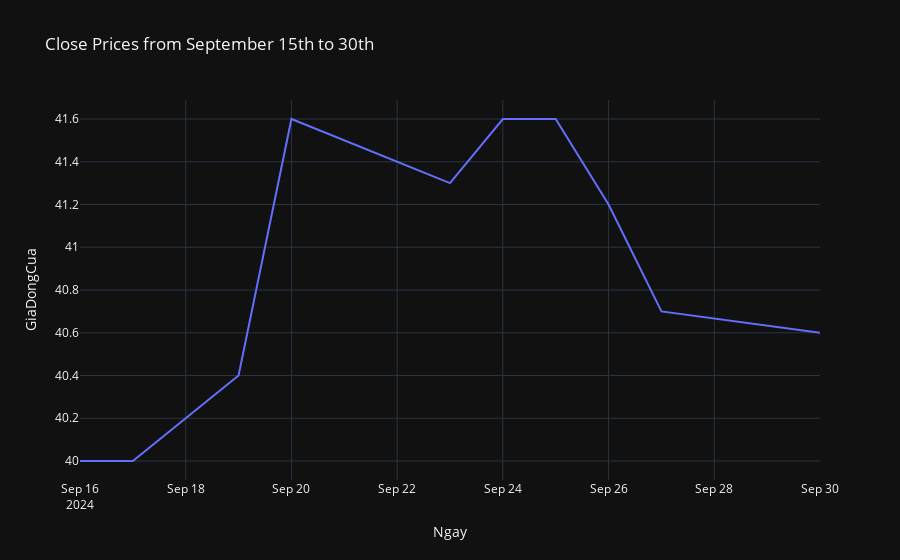

Notebook code for this chart:
### Markdown cell above
### Your line plot of close prices from September 15th to September 30th

### Code cell
from plotly.express import line, bar

start_date = Timestamp('2024-09-15')
end_date = Timestamp('2024-09-30')

closing_prices = data[(data['Ngay'] >= start_date) & (data['Ngay'] <= end_date)]

figure = line(closing_prices, x='Ngay', y='GiaDongCua', title='Close Prices from September 15th to 30th')
figure.show()

### Figure 1 — Plotly figure (JSON) as saved in the notebook; plotly's stock layout.template omitted (floating-point values rounded to 4 significant figures)
{"data": [{"hovertemplate": "Ngay=%{x}<br>GiaDongCua=%{y}<extra></extra>", "legendgroup": "", "line": {"color": "#636efa", "dash": "solid"}, "marker": {"symbol": "circle"}, "mode": "lines", "name": "", "orientation": "v", "showlegend": false, "x": ["2024-09-30T00:00:00", "2024-09-27T00:00:00", "2024-09-26T00:00:00", "2024-09-25T00:00:00", "2024-09-24T00:00:00", "2024-09-23T00:00:00", "2024-09-20T00:00:00", "2024-09-19T00:00:00", "2024-09-18T00:00:00", "2024-09-17T00:00:00", "2024-09-16T00:00:00"], "xaxis": "x", "y": [40.6, 40.7, 41.2, 41.6, 41.6, 41.3, 41.6, 40.4, 40.2, 40.0, 40.0], "yaxis": "y", "type": "scatter"}], "layout": {"xaxis": {"anchor": "y", "domain": [0.0, 1.0], "title": {"text": "Ngay"}}, "yaxis": {"anchor": "x", "domain": [0.0, 1.0], "title": {"text": "GiaDongCua"}}, "legend": {"tracegroupgap": 0}, "title": {"text": "Close Prices from September 15th to 30th"}}}
